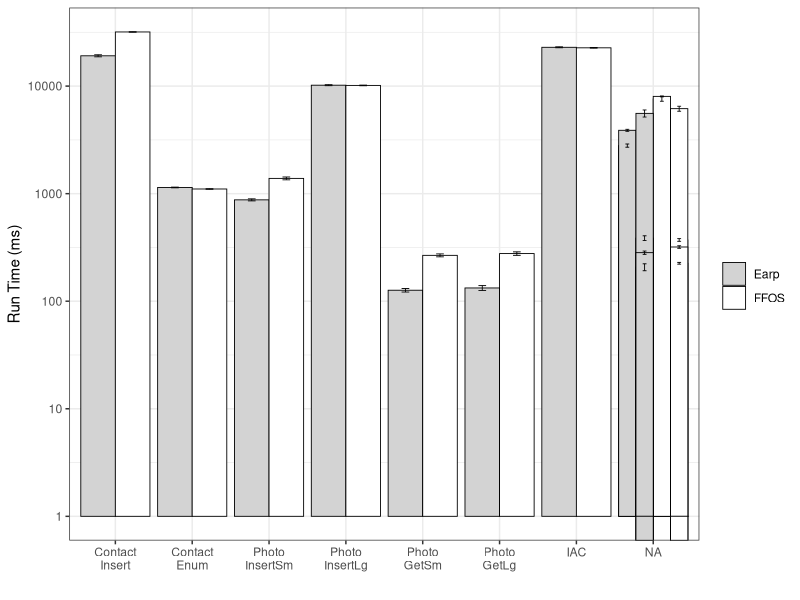

Here is the R script that generated this plot:
library(ggplot2)


## Summarizes data.
## Gives count, mean, standard deviation, standard error of the mean, and confidence interval (default 95%).
##   data: a data frame.
##   measurevar: the name of a column that contains the variable to be summariezed
##   groupvars: a vector containing names of columns that contain grouping variables
##   na.rm: a boolean that indicates whether to ignore NA's
##   conf.interval: the percent range of the confidence interval (default is 95%)
summarySE <- function(data=NULL, measurevar, groupvars=NULL, na.rm=FALSE,
                      conf.interval=.95, .drop=TRUE) {
    require(plyr)

    # New version of length which can handle NA's: if na.rm==T, don't count them
    length2 <- function (x, na.rm=FALSE) {
        if (na.rm) sum(!is.na(x))
        else       length(x)
    }

    # This does the summary. For each group's data frame, return a vector with
    # N, mean, and sd
    datac <- ddply(data, groupvars, .drop=.drop,
      .fun = function(xx, col) {
        c(N    = length2(xx[[col]], na.rm=na.rm),
          mean = mean   (xx[[col]], na.rm=na.rm),
          sd   = sd     (xx[[col]], na.rm=na.rm)
        )
      },
      measurevar
    )

    # Rename the "mean" column    
    datac <- rename(datac, c("mean" = measurevar))

    datac$se <- datac$sd / sqrt(datac$N)  # Calculate standard error of the mean

    # Confidence interval multiplier for standard error
    # Calculate t-statistic for confidence interval: 
    # e.g., if conf.interval is .95, use .975 (above/below), and use df=N-1
    ciMult <- qt(conf.interval/2 + .5, datac$N-1)
    datac$ci <- datac$se * ciMult

    return(datac)
}
data = read.csv("grand_data_sheet.csv")

summarized <- summarySE(data, measurevar="ms", groupvars=c("group", "sys", "action"))
summarized$action <- factor(summarized$action, levels=
   c('insert', 'queryName', 'queryTel', 'enum', 'insertBlobSmall',
     'insertBlobLarge', 'readBlobSmall', 'readBlobLarge', 'IAC'), 
   labels=c('Contact\nInsert', 'Contact\nGetName',
            'Contact\nGetTel', 'Contact\nEnum',
            'Photo\nInsertSm', 'Photo\nInsertLg',
            'Photo\nGetSm', 'Photo\nGetLg', 'IAC'),
                            ordered=TRUE)
summarized$group <- factor(summarized$group)

plot = ggplot(summarized, aes(x=action, y=ms, fill=sys, grid=group)) + 
    geom_bar(position=position_dodge(), stat="identity",
             colour="black", # Use black outlines,
             size=.3) +      # Thinner lines
    geom_errorbar(aes(ymin=ms-se, ymax=ms+se),
                  size=.3,    # Thinner lines
                  width=.2,
                  position=position_dodge(.9)) +

    ylab("Run Time (ms)") +
    xlab("") + 
    scale_fill_manual(name="",# Legend label, use darker colors
                   values=c("lightgray", "white"),
                   breaks=c("Earp", "FFOS"),
                   labels=c("Earp","FFOS")) +
        scale_y_log10(breaks=c(1,10,100,1000,10000)) +
        theme_bw()

